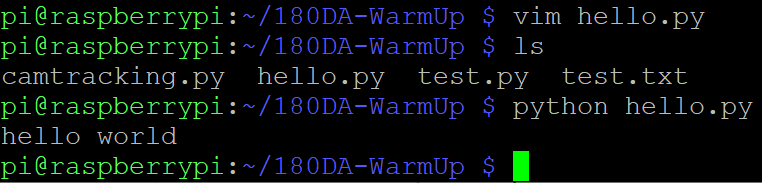
#> input picture hello.PNG, 762 x 183 px, given in place of the camera
$ python camtracking.py
#> lines starting #> are read from the running program, lines starting #| are printed output that depends on the picture; after the words box and inside, x2 and y2 are one past the last pixel; in counts of white or black regions, pixels touching at a corner belong together

import cv2 as cv
import numpy as np


cap = cv.VideoCapture(0)

while(1):
    # Take each frame
    _, frame = cap.read()
#> frame is the input picture: shape (183, 762, 3); mean B, G, R 12.9, 13.7, 9.1
    # Convert BGR to HSV
    hsv = cv.cvtColor(frame, cv.COLOR_BGR2HSV)
#> hsv: shape (183, 762, 3); mean H, S, V 7.8, 20, 19.2
    # define range of blue color in HSV
    lower_blue = np.array([110,50,50])
    upper_blue = np.array([130,255,255])
    # Threshold the HSV image to get only blue colors
    mask = cv.inRange(hsv, lower_blue, upper_blue)
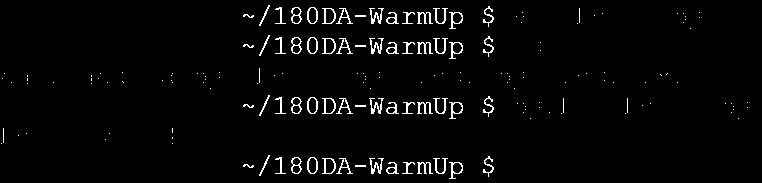
#> mask: shape (183, 762); 2.9% white in thin lines or dots
    # Bitwise-AND mask and original image
    res = cv.bitwise_and(frame,frame, mask= mask)
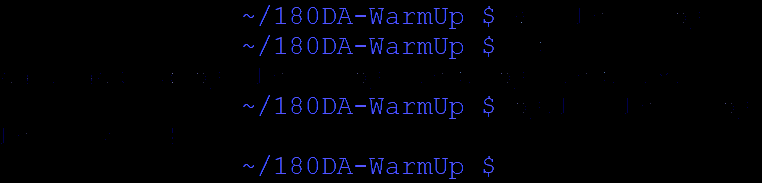
#> res: shape (183, 762, 3); mean B, G, R 5.6, 1.7, 1.4
    #cv.imshow('frame',frame)
    #cv.imshow('mask',mask)
    #cv.imshow('res',res)
    contours, _ = cv.findContours(mask, cv.RETR_LIST, cv.CHAIN_APPROX_SIMPLE)
#> contours = 202 contours, 122 with area under 20; largest, box (x1, y1, x2, y2) and area: (322, 158, 336, 174) 148, (322, 98, 336, 114) 148, (322, 38, 336, 54) 148, (322, 8, 336, 24) 148, (307, 157, 318, 174) 138
    for c in contours:
        rect = cv.boundingRect(c)
        area = cv.contourArea(c)
        if area < 500:
            continue
        x, y, w, h = rect
        cv.rectangle(frame, (x,y), (x+w, y+h), (0,0,255), 2)
#> this loop made 202 passes
#> (rect, area) on passes 1, 2, 5: ((387, 167, 9, 7), 36.5), ((292, 165, 9, 9), 51.5), ((452, 162, 11, 12), 83)
    cv.imshow('frame', frame)

    k = cv.waitKey(5) & 0xFF
#> (key Esc is pressed here)
    if k == 27:
        break
cv.destroyAllWindows()
